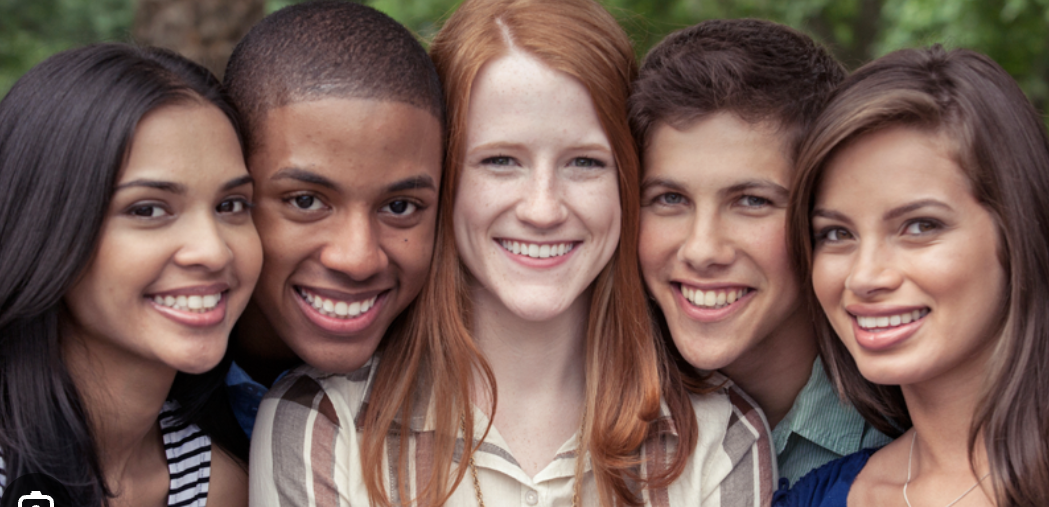
#> input picture input_image.jpg, 1049 x 507 px
$ python detection.py
#> lines starting #> are read from the running program, lines starting #| are printed output that depends on the picture; after the words box and inside, x2 and y2 are one past the last pixel; in counts of white or black regions, pixels touching at a corner belong together
import cv2

def detect_faces(image_path, output_path=None):
#> called with image_path = 'input_image.jpg', output_path = 'output.jpg'
    face_cascade = cv2.CascadeClassifier(cv2.data.haarcascades + 'haarcascade_frontalface_default.xml')

    image = cv2.imread(image_path)
#> image is the input picture: shape (507, 1049, 3); mean B, G, R 85.7, 93.4, 118.9

    gray = cv2.cvtColor(image, cv2.COLOR_BGR2GRAY)
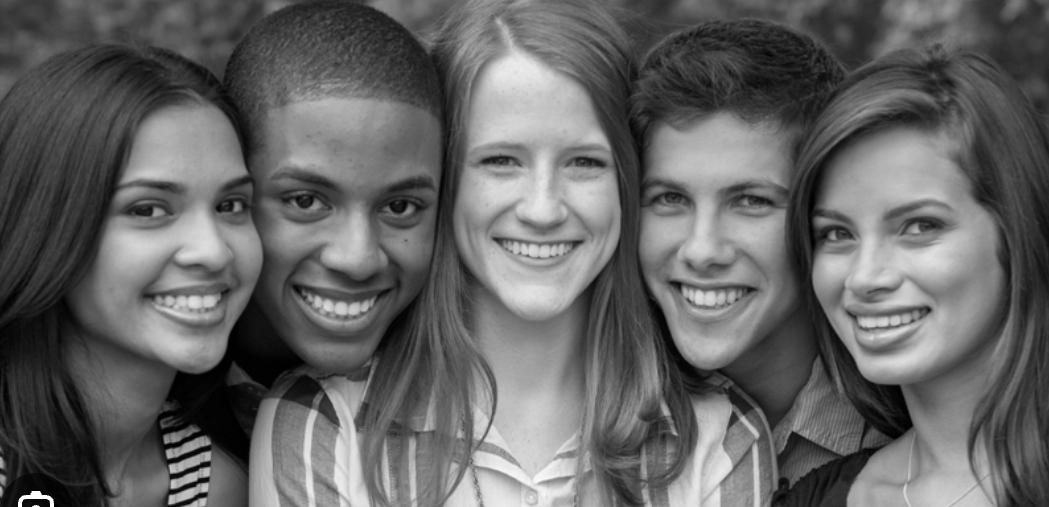
#> gray: shape (507, 1049); min 0, max 255, mean 100.2
    gray = cv2.equalizeHist(gray)
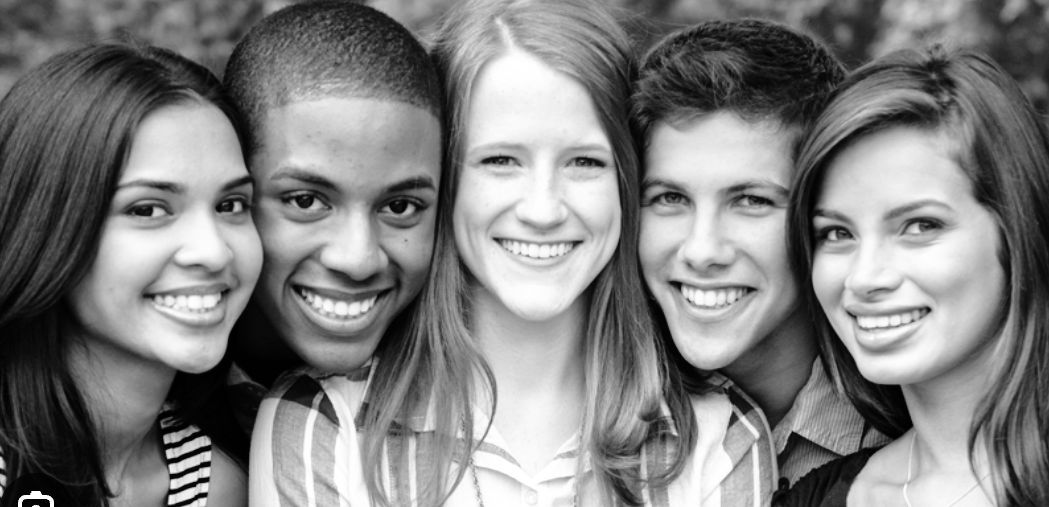
#> gray: shape (507, 1049); min 0, max 255, mean 128.1

    faces = face_cascade.detectMultiScale(
        gray,
        scaleFactor=1.05,
        minNeighbors=4,
        minSize=(20, 20),
        flags=cv2.CASCADE_SCALE_IMAGE
    )
#> faces = [[987, 127, 59, 59], [606, 121, 210, 210], [777, 148, 215, 215], [432, 81, 215, 215], [75, 119, 227, 227], [231, 101, 259, 259]]

    for (x, y, w, h) in faces:
        cv2.rectangle(image, (x, y), (x+w, y+h), (0, 255, 0), 2)
        cv2.putText(image, 'Face', (x, y-10), cv2.FONT_HERSHEY_SIMPLEX, 0.5, (0, 255, 0), 1)
#> this loop made 6 passes
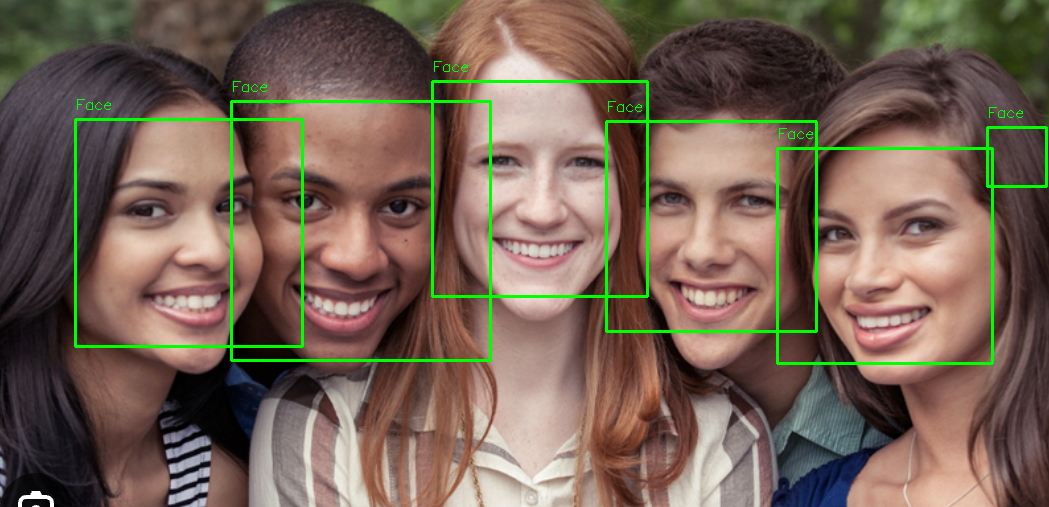
#> image: shape (507, 1049, 3); 2.74% of pixels changed, all inside (x1, y1, x2, y2) = (74, 61, 1048, 365)

    cv2.putText(image, f'Faces: {len(faces)}', (10, 30), cv2.FONT_HERSHEY_SIMPLEX, 0.7, (255, 255, 255), 2)
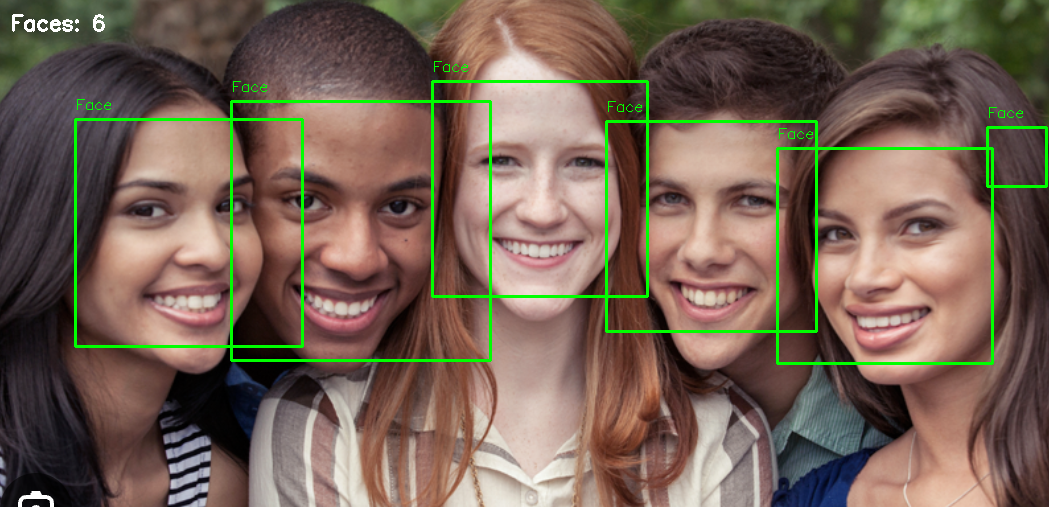
#> image: shape (507, 1049, 3); 0.11% of pixels changed, all inside (x1, y1, x2, y2) = (12, 14, 105, 32)

    if output_path:
        cv2.imwrite(output_path, image)

    cv2.imshow('Face Detection', image)
    cv2.waitKey(0)
    cv2.destroyAllWindows()

if __name__ == "__main__":
    detect_faces('input_image.jpg', 'output.jpg')
